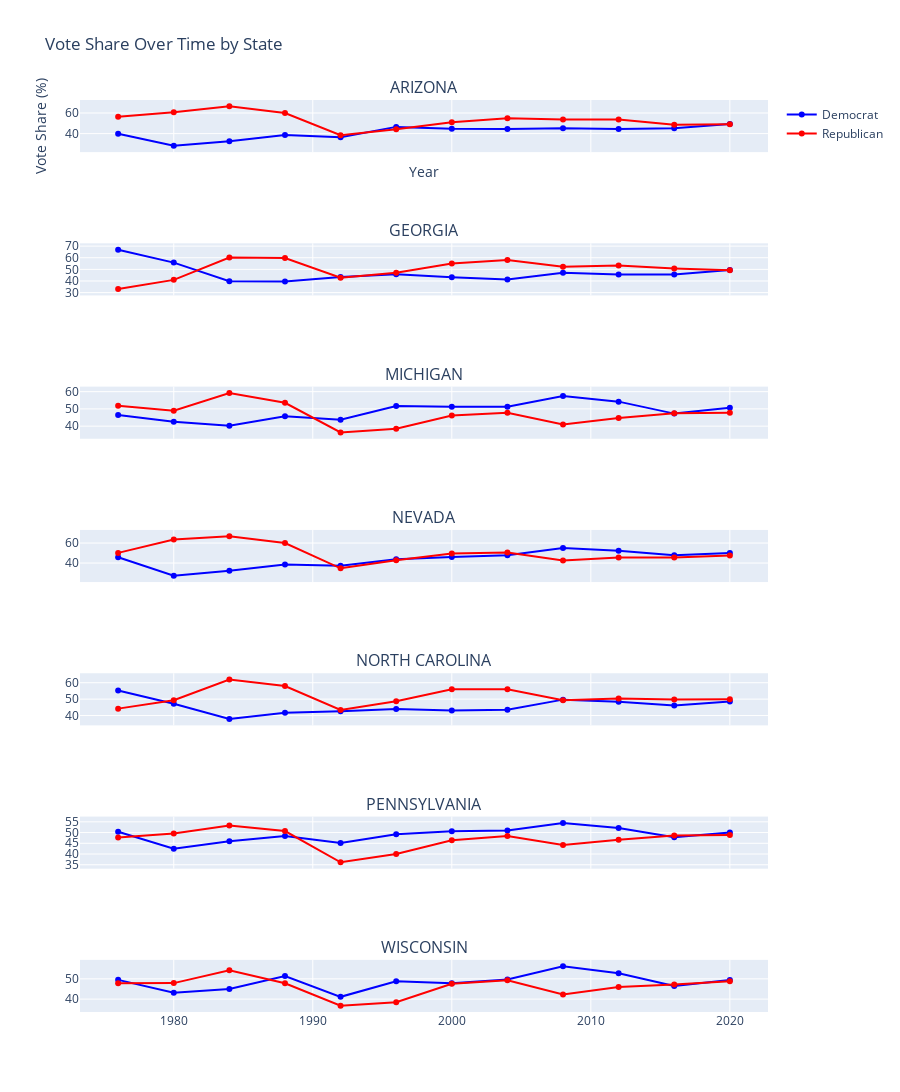

Notebook code for this chart:
### Markdown cell above
## Analysis

### Code cell
df = party_share_df.reset_index()

# Create subplots
states = df['state'].unique()
fig = make_subplots(rows=len(states), cols=1, shared_xaxes=True, 
                    vertical_spacing=0.1, subplot_titles=states)

# Add traces for each state
for i, state in enumerate(states):
    state_data = df[df['state'] == state]
    
    # Add Democrat trace; show legend only for the first subplot
    fig.add_trace(go.Scatter(
        x=state_data['year'],
        y=state_data['DEMOCRAT'],
        mode='lines+markers',
        name='Democrat',
        line=dict(color='blue'),
        showlegend=(i == 0)  # Show legend only for the first state
    ), row=i + 1, col=1)
    
    # Add Republican trace; show legend only for the first subplot
    fig.add_trace(go.Scatter(
        x=state_data['year'],
        y=state_data['REPUBLICAN'],
        mode='lines+markers',
        name='Republican',
        line=dict(color='red'),
        showlegend=(i == 0)  # Show legend only for the first state
    ), row=i + 1, col=1)

# Update layout
fig.update_layout(
    title='Vote Share Over Time by State',
    xaxis_title='Year',
    yaxis_title='Vote Share (%)',
    height=300 * len(states),  # Adjust height based on the number of states
    showlegend=True
)

# Show the figure
fig.show()

### Figure 1 — Plotly figure (JSON) as saved in the notebook; plotly's stock layout.template omitted (floating-point values rounded to 4 significant figures)
{"data": [{"line": {"color": "blue"}, "mode": "lines+markers", "name": "Democrat", "showlegend": true, "type": "scatter", "x": [1976, 1980, 1984, 1988, 1992, 1996, 2000, 2004, 2008, 2012, 2016, 2020], "xaxis": "x", "y": [39.8, 28.24, 32.54, 38.74, 36.52, 46.52, 44.73, 44.4, 45.12, 44.59, 45.13, 49.36], "yaxis": "y"}, {"line": {"color": "red"}, "mode": "lines+markers", "name": "Republican", "showlegend": true, "type": "scatter", "x": [1976, 1980, 1984, 1988, 1992, 1996, 2000, 2004, 2008, 2012, 2016, 2020], "xaxis": "x", "y": [56.37, 60.61, 66.42, 59.95, 38.47, 44.29, 51.02, 54.87, 53.64, 53.65, 48.67, 49.06], "yaxis": "y"}, {"line": {"color": "blue"}, "mode": "lines+markers", "name": "Democrat", "showlegend": false, "type": "scatter", "x": [1976, 1980, 1984, 1988, 1992, 1996, 2000, 2004, 2008, 2012, 2016, 2020], "xaxis": "x2", "y": [66.94, 55.8, 39.79, 39.5, 43.47, 45.84, 43.21, 41.37, 46.99, 45.51, 45.64, 49.47], "yaxis": "y2"}, {"line": {"color": "red"}, "mode": "lines+markers", "name": "Republican", "showlegend": false, "type": "scatter", "x": [1976, 1980, 1984, 1988, 1992, 1996, 2000, 2004, 2008, 2012, 2016, 2020], "xaxis": "x2", "y": [33.06, 40.97, 60.17, 59.75, 42.88, 47.02, 54.96, 57.97, 52.2, 53.33, 50.77, 49.24], "yaxis": "y2"}, {"line": {"color": "blue"}, "mode": "lines+markers", "name": "Democrat", "showlegend": false, "type": "scatter", "x": [1976, 1980, 1984, 1988, 1992, 1996, 2000, 2004, 2008, 2012, 2016, 2020], "xaxis": "x3", "y": [46.47, 42.5, 40.24, 45.67, 43.77, 51.69, 51.28, 51.23, 57.43, 54.21, 47.27, 50.62], "yaxis": "y3"}, {"line": {"color": "red"}, "mode": "lines+markers", "name": "Republican", "showlegend": false, "type": "scatter", "x": [1976, 1980, 1984, 1988, 1992, 1996, 2000, 2004, 2008, 2012, 2016, 2020], "xaxis": "x3", "y": [51.86, 48.99, 59.23, 53.57, 36.38, 38.48, 46.15, 47.81, 40.96, 44.71, 47.5, 47.84], "yaxis": "y3"}, {"line": {"color": "blue"}, "mode": "lines+markers", "name": "Democrat", "showlegend": false, "type": "scatter", "x": [1976, 1980, 1984, 1988, 1992, 1996, 2000, 2004, 2008, 2012, 2016, 2020], "xaxis": "x4", "y": [45.81, 27.36, 32.42, 38.68, 37.36, 43.93, 45.94, 47.88, 55.15, 52.36, 47.92, 50.06], "yaxis": "y4"}, {"line": {"color": "red"}, "mode": "lines+markers", "name": "Republican", "showlegend": false, "type": "scatter", "x": [1976, 1980, 1984, 1988, 1992, 1996, 2000, 2004, 2008, 2012, 2016, 2020], "xaxis": "x4", "y": [50.17, 63.61, 66.77, 60.05, 34.73, 42.91, 49.49, 50.47, 42.65, 45.68, 45.5, 47.67], "yaxis": "y4"}, {"line": {"color": "blue"}, "mode": "lines+markers", "name": "Democrat", "showlegend": false, "type": "scatter", "x": [1976, 1980, 1984, 1988, 1992, 1996, 2000, 2004, 2008, 2012, 2016, 2020], "xaxis": "x5", "y": [55.27, 47.18, 37.89, 41.71, 42.65, 44.04, 43.15, 43.58, 49.7, 48.35, 46.17, 48.59], "yaxis": "y5"}, {"line": {"color": "red"}, "mode": "lines+markers", "name": "Republican", "showlegend": false, "type": "scatter", "x": [1976, 1980, 1984, 1988, 1992, 1996, 2000, 2004, 2008, 2012, 2016, 2020], "xaxis": "x5", "y": [44.22, 49.3, 61.9, 57.97, 43.44, 48.73, 55.96, 56.02, 49.37, 50.39, 49.83, 49.93], "yaxis": "y5"}, {"line": {"color": "blue"}, "mode": "lines+markers", "name": "Democrat", "showlegend": false, "type": "scatter", "x": [1976, 1980, 1984, 1988, 1992, 1996, 2000, 2004, 2008, 2012, 2016, 2020], "xaxis": "x6", "y": [50.4, 42.48, 45.99, 48.39, 45.15, 49.23, 50.61, 50.92, 54.49, 52.08, 47.85, 50.01], "yaxis": "y6"}, {"line": {"color": "red"}, "mode": "lines+markers", "name": "Republican", "showlegend": false, "type": "scatter", "x": [1976, 1980, 1984, 1988, 1992, 1996, 2000, 2004, 2008, 2012, 2016, 2020], "xaxis": "x6", "y": [47.73, 49.59, 53.34, 50.7, 36.13, 40.01, 46.44, 48.42, 44.17, 46.68, 48.58, 48.84], "yaxis": "y6"}, {"line": {"color": "blue"}, "mode": "lines+markers", "name": "Democrat", "showlegend": false, "type": "scatter", "x": [1976, 1980, 1984, 1988, 1992, 1996, 2000, 2004, 2008, 2012, 2016, 2020], "xaxis": "x7", "y": [49.5, 43.18, 45.02, 51.41, 41.13, 48.81, 47.83, 49.7, 56.22, 52.78, 46.45, 49.45], "yaxis": "y7"}, {"line": {"color": "red"}, "mode": "lines+markers", "name": "Republican", "showlegend": false, "type": "scatter", "x": [1976, 1980, 1984, 1988, 1992, 1996, 2000, 2004, 2008, 2012, 2016, 2020], "xaxis": "x7", "y": [47.83, 47.9, 54.19, 47.8, 36.78, 38.48, 47.61, 49.32, 42.31, 45.94, 47.22, 48.82], "yaxis": "y7"}], "layout": {"annotations": [{"font": {"size": 16}, "showarrow": false, "text": "ARIZONA", "x": 0.5, "xanchor": "center", "xref": "paper", "y": 1, "yanchor": "bottom", "yref": "paper"}, {"font": {"size": 16}, "showarrow": false, "text": "GEORGIA", "x": 0.5, "xanchor": "center", "xref": "paper", "y": 0.8429, "yanchor": "bottom", "yref": "paper"}, {"font": {"size": 16}, "showarrow": false, "text": "MICHIGAN", "x": 0.5, "xanchor": "center", "xref": "paper", "y": 0.6857, "yanchor": "bottom", "yref": "paper"}, {"font": {"size": 16}, "showarrow": false, "text": "NEVADA", "x": 0.5, "xanchor": "center", "xref": "paper", "y": 0.5286, "yanchor": "bottom", "yref": "paper"}, {"font": {"size": 16}, "showarrow": false, "text": "NORTH CAROLINA", "x": 0.5, "xanchor": "center", "xref": "paper", "y": 0.3714, "yanchor": "bottom", "yref": "paper"}, {"font": {"size": 16}, "showarrow": false, "text": "PENNSYLVANIA", "x": 0.5, "xanchor": "center", "xref": "paper", "y": 0.2143, "yanchor": "bottom", "yref": "paper"}, {"font": {"size": 16}, "showarrow": false, "text": "WISCONSIN", "x": 0.5, "xanchor": "center", "xref": "paper", "y": 0.05714, "yanchor": "bottom", "yref": "paper"}], "height": 2100, "showlegend": true, "title": {"text": "Vote Share Over Time by State"}, "xaxis": {"anchor": "y", "domain": [0, 1], "matches": "x7", "showticklabels": false, "title": {"text": "Year"}}, "xaxis2": {"anchor": "y2", "domain": [0, 1], "matches": "x7", "showticklabels": false}, "xaxis3": {"anchor": "y3", "domain": [0, 1], "matches": "x7", "showticklabels": false}, "xaxis4": {"anchor": "y4", "domain": [0, 1], "matches": "x7", "showticklabels": false}, "xaxis5": {"anchor": "y5", "domain": [0, 1], "matches": "x7", "showticklabels": false}, "xaxis6": {"anchor": "y6", "domain": [0, 1], "matches": "x7", "showticklabels": false}, "xaxis7": {"anchor": "y7", "domain": [0, 1]}, "yaxis": {"anchor": "x", "domain": [0.9429, 1], "title": {"text": "Vote Share (%)"}}, "yaxis2": {"anchor": "x2", "domain": [0.7857, 0.8429]}, "yaxis3": {"anchor": "x3", "domain": [0.6286, 0.6857]}, "yaxis4": {"anchor": "x4", "domain": [0.4714, 0.5286]}, "yaxis5": {"anchor": "x5", "domain": [0.3143, 0.3714]}, "yaxis6": {"anchor": "x6", "domain": [0.1571, 0.2143]}, "yaxis7": {"anchor": "x7", "domain": [0, 0.05714]}}}
